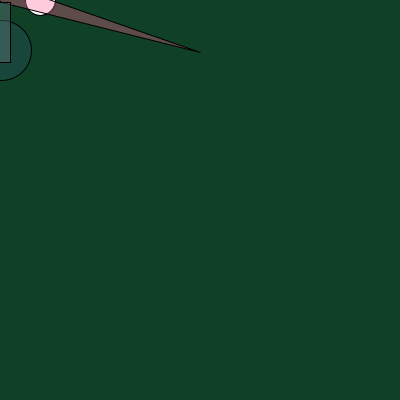
Frame 1 (no input)
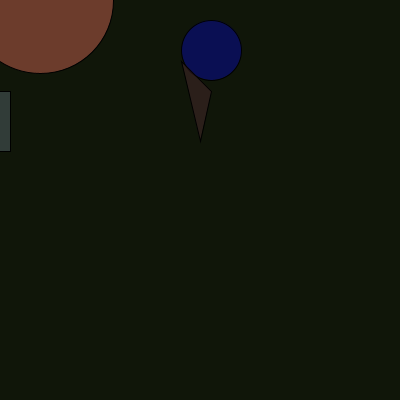
Frame 60 (the mouse pressed at the canvas centre just before this capture)
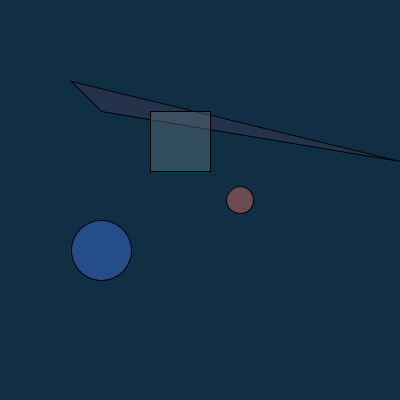
Frame 120 (the mouse held since frame 60 and released just before this capture)

The Processing sketch that drew these frames (run headless with seeded random() and noise(); from frame 60 on, the mouse is pressed at the canvas centre):

// Processing sketch: processing_97322
// ── processing_97322.pde

//declaraciÛn de variables eje
int size = 30;
float xpos = 0;
float ypos = 0;
float x1pos = 0;
float y1pos = 0;
float x2pos = 0;
float y2pos = 0;
float x3pos = 0;
float y3pos = 0;
//variables de direcciÛn
int xdirection = 1;
int ydirection = 1;
int x1direction = 1;
int y1direction = 1;
int x2direction = 1;
int y2direction = 1;
int x3direction = 1;
int y3direction = 1;
//variables de velocidad
float xspeed = 1.7;
float yspeed = 2.6;
float x1speed = 3.4;
float y1speed = 4.9;
float x2speed = 6.5;
float y2speed = 1.0;
float x3speed = 1.3;
float y3speed = 2.4;
void setup()
{
  size (400,400);
  frameRate(12);//web fps
  //posiciÛn inicial de las variables
  xpos = xpos;
  ypos = ypos;
  x1pos = x1pos;
  y1pos = y1pos;
  x2pos = x2pos;
  y2pos = y2pos;
  x3pos = x3pos;
  y3pos = y3pos;
}
void draw()
{
  background(020,random(100),random(150));
  xpos = xpos + ( xspeed * xdirection );
  ypos = ypos + ( yspeed * ydirection );  
  x1pos = x1pos +( x1speed * x1direction );
  y1pos = y1pos + ( y1speed * y1direction );
  x2pos = x2pos + ( x2speed * x2direction );
  y2pos = y2pos + ( y2speed * y2direction );
  x3pos = x3pos + ( x3speed * x3direction );
  y3pos = y3pos + ( y3speed * ydirection );
  //condicionales de regreso
  if (xpos > 395 || xpos < 0){
    xdirection *= -1;
  }
  if (ypos >= 400 || ypos < 0){
    ydirection *= -1;
  }
  if (x1pos > 400 || x1pos < 0){
    x1direction*= -1;
  }
  if (y1pos >= 400 || y1pos < 0){
    y1direction *= -1;
  }
  if (x2pos > 400 || x2pos < 0){
    x2direction *= -1;
  }
  if (y2pos > 400 || y2pos < 0){
    y2direction *= -1;   
  }
  if (x3pos > 400 || x3pos < 0){
    x3direction *= -1;
  }
  if (y3pos >  400 || y3pos < 0){
    y3direction *= -1;
  }
 
  //figuras
  ellipse(mouseX + 40,mouseY,size,size);
  if ((xpos < 133)&&(xpos > 0)){
    xspeed = 10 ; //velocidad de este segmento
    fill(random(120),130,280,random(100)); //color de la figura en este segmento
  }
  if ((xpos < 266)&&(xpos > 133)){
    xspeed = 2.5;
    fill(0,random(030),200,100);
  }
  if ((xpos > 266)&&(xpos < 400)){
    xspeed = xspeed + 2;
    fill(120,250,random(250),100);
  }
  ellipse(xpos,mouseY+50,60,60);
  if ((x1pos < 133)&&(x1pos > 0)){
    x1speed = 0.5;
    fill(250,100,150,random(100));
  }
  if ((x1pos < 266) && (x1pos > 133)){
    x1speed = x1speed +2;
    fill(0,070,050,100);
  }
  if ((xpos > 266)&&(xpos < 400)){
    x1speed = x1speed +1;
    fill(280,0,100,100);
  }
  triangle(xpos,ypos,xpos-30,ypos-30,mouseX+200,ypos+50);
  if ((ypos <=200) && (ypos >=0)) {
    yspeed = 1.5;
    fill(200,100,120,100);
  }
  if ((y1pos <=200) && (y1pos >=0)) {
    y1speed = 2;
    fill(100,120,130,100);
  }
  if ((ypos >= 200) && (ypos <=height)){
    yspeed = 4;
    fill(100,020,200,100);
  }
  if ((y1pos >= 200) && (y1pos <= height)){
    y1speed = 6;
    fill(100,100,050,100);
  }
  rect (mouseX-50,ypos,60,60);
  xspeed = 10; 
  if ((y3pos<=200) && (y3pos>=0)) {
    y3speed= 1;
    fill(250,120,100,100);
  }
  if ((y3pos>= 200) && (y3pos<=height)){
    y3speed= 2.5;
    fill (050,100,100,100); 
  }
  if ((y3pos >= 200) && (y3pos <= height)){
    y3speed = 3.8;
    fill(100,200,150,100);
  }
  if (mousePressed) {

    xspeed = xspeed +10;
    yspeed = yspeed +7;
    x1speed = x1speed +15;
    y1speed = y1speed+7;
    x2speed = y2speed +9;
    y2speed = y2speed +10;
    size = size + 3;
  } 
  else {
    x1speed = x1speed;
    size = size -3;
  }
}
